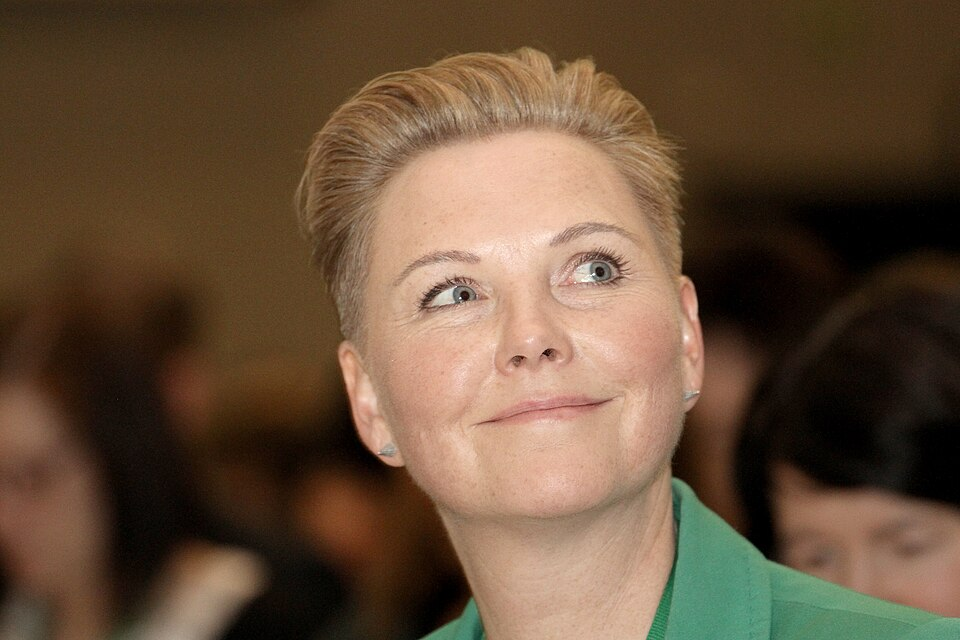
#> input picture img/portraits/1.jpg, 960 x 640 px; its folder holds only this picture in this run
$ python standardize-images.py
#> lines starting #> are read from the running program, lines starting #| are printed output that depends on the picture
#> in process_one, src is the input picture: PIL image 960x640 RGB; mean R, G, B 102.1, 78.9, 57.6
"""Standardize all portraits to uniform 360x480 WebP files.

Run once after `npm run images` to compress and unify the portrait pool.
Updates data/ministers.json so each person.image points at the .webp.
"""

from __future__ import annotations

import json
import sys
from pathlib import Path

from PIL import Image, ImageOps

ROOT = Path(__file__).resolve().parents[1]
PORTRAITS = ROOT / "img" / "portraits"
DATA_FILE = ROOT / "data" / "ministers.json"

TARGET_W = 360
TARGET_H = 480
TARGET_RATIO = TARGET_W / TARGET_H  # 0.75
QUALITY = 80
# Bias the vertical crop toward the top so faces stay in frame.
TOP_BIAS = 0.18  # 18% of the slack comes off the top, 82% off the bottom

LANCZOS = getattr(Image, "Resampling", Image).LANCZOS


def smart_crop(im):
    """Crop the image to TARGET_RATIO with a top bias on vertical slack."""
    w, h = im.size
#> w = 960; h = 640
    ratio = w / h
#> ratio = 1.5
    if abs(ratio - TARGET_RATIO) < 1e-3:
        return im
    if ratio > TARGET_RATIO:
        new_w = int(round(h * TARGET_RATIO))
#> new_w = 480
        x = (w - new_w) // 2
#> x = 240
        return im.crop((x, 0, x + new_w, h))
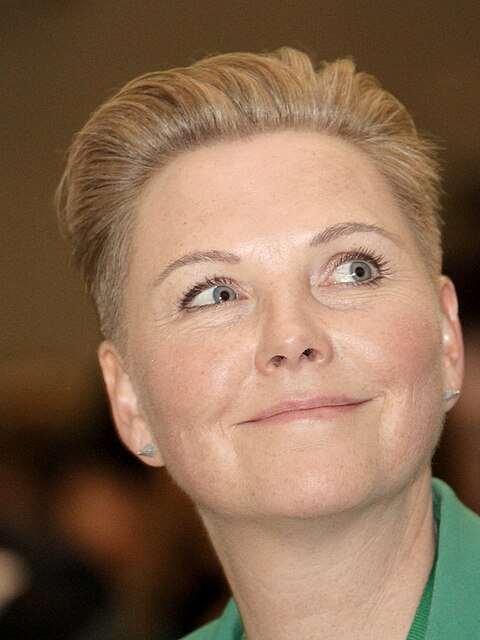
#> returned value: PIL image 480x640 RGB; mean R, G, B 138.5, 108.4, 83.7
    new_h = int(round(w / TARGET_RATIO))
    slack = h - new_h
    top = int(round(slack * TOP_BIAS))
    return im.crop((0, top, w, top + new_h))


def process_one(path):
    try:
        with Image.open(path) as src:
            im = ImageOps.exif_transpose(src) or src
            if im.mode == "RGBA":
                bg = Image.new("RGB", im.size, (255, 255, 255))
                bg.paste(im, mask=im.split()[-1])
                im = bg
            elif im.mode != "RGB":
                im = im.convert("RGB")
            cropped = smart_crop(im)
            resized = cropped.resize((TARGET_W, TARGET_H), LANCZOS)
            out = path.with_suffix(".webp")
            resized.save(out, "WEBP", quality=QUALITY, method=6)
            return out
    except Exception as e:
        print(f"  ! {path.name}: {e}", file=sys.stderr)
        return None


def main():
    if not PORTRAITS.exists():
        print(f"No portraits dir: {PORTRAITS}", file=sys.stderr)
        return 1

    files = sorted(
        p for p in PORTRAITS.iterdir() if p.suffix.lower() in {".jpg", ".jpeg", ".png", ".webp"}
    )
    if not files:
        print("No portraits found.", file=sys.stderr)
        return 1

    print(f"Processing {len(files)} portraits -> {TARGET_W}x{TARGET_H} WebP q{QUALITY}")
    converted = {}
    total_in = 0
    total_out = 0
    failed = []

    for i, src in enumerate(files, 1):
        total_in += src.stat().st_size
        out = process_one(src)
        if out is None:
            failed.append(src.name)
            continue
        total_out += out.stat().st_size
        converted[src.stem] = f"/img/portraits/{out.name}"
        if src.resolve() != out.resolve():
            try:
                src.unlink()
            except OSError as e:
                print(f"  ! unlink {src.name}: {e}", file=sys.stderr)
        if i % 50 == 0 or i == len(files):
            print(f"  {i}/{len(files)}")

    print(f"Bytes: {total_in / 1024 / 1024:.1f}MB -> {total_out / 1024 / 1024:.1f}MB")
    print(f"Converted: {len(converted)}    Failed: {len(failed)}")
    if failed:
        print("  failed:", ", ".join(failed))

    if DATA_FILE.exists() and converted:
        data = json.loads(DATA_FILE.read_text(encoding="utf-8"))
        rewired = 0
        for person in data.get("people", []):
            pid = str(person.get("id", ""))
            new = converted.get(pid)
            if not new:
                continue
            if person.get("image") != new:
                if not person.get("imageSource") and person.get("image", "").startswith("http"):
                    person["imageSource"] = person["image"]
                person["image"] = new
                rewired += 1
        data["stats"]["images"] = len(converted)
        DATA_FILE.write_text(json.dumps(data, indent=2, ensure_ascii=False) + "\n", encoding="utf-8")
        print(f"Updated ministers.json ({rewired} paths rewired, stats.images = {len(converted)})")

    return 0


if __name__ == "__main__":
    sys.exit(main())
#> (the program exits here)

$ run again, on img/portraits/1007.jpg
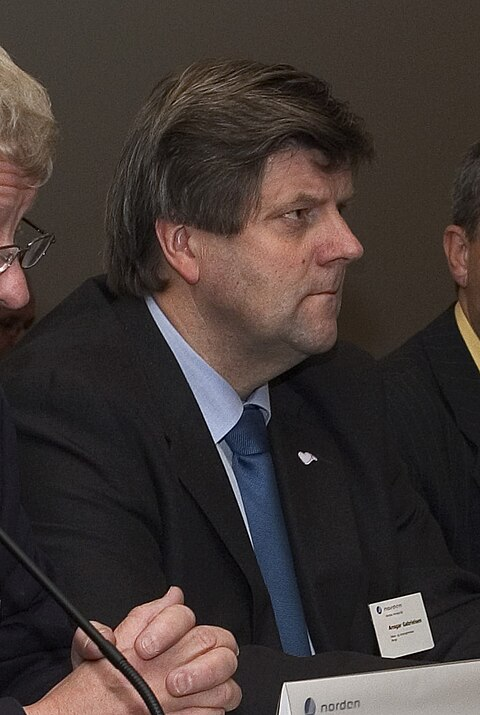
#> input picture img/portraits/1007.jpg, 480 x 715 px
#> in process_one, src is the input picture: PIL image 480x715 RGB; mean R, G, B 64.9, 55.5, 52.7
#> in smart_crop, `return im.crop((0, top, w, top + new_h))`:
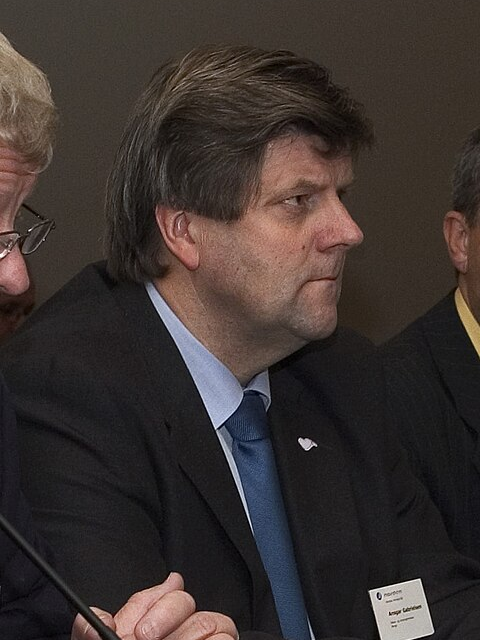
#> returned value: PIL image 480x640 RGB; mean R, G, B 59.5, 50.9, 48.3
